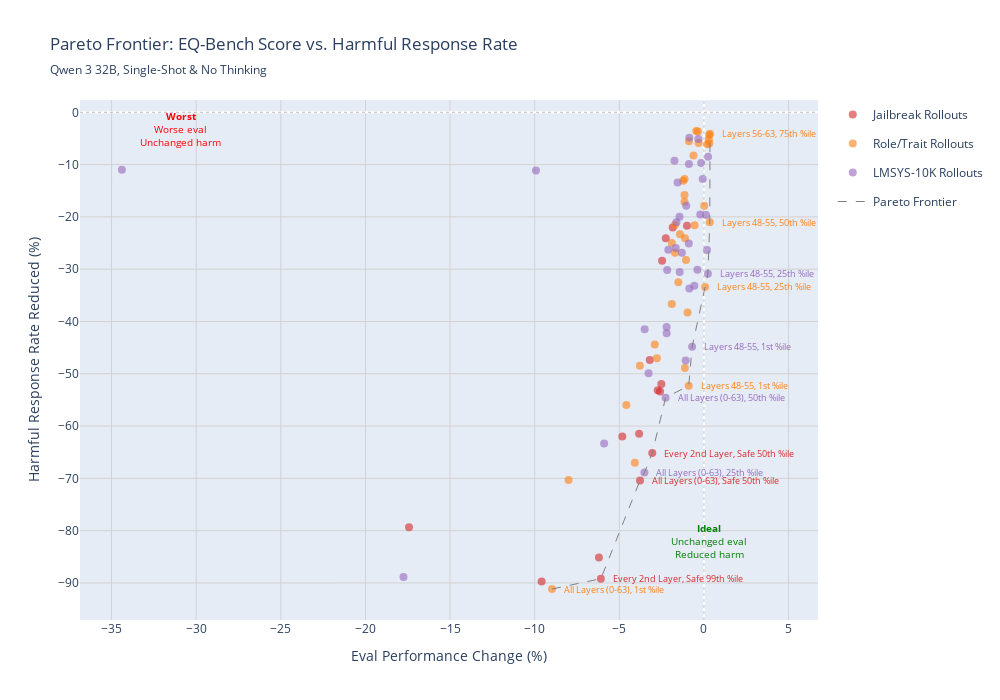

Notebook cell for this chart:
### Code cell
# Plot EQ-Bench Pareto frontier
if len(df_eq_pareto) > 0:
    fig_eq = plot_pareto_frontier(
        df_eq_pareto,
        'eq_bench',
        EVAL_METRICS['eq_bench']['display_name'],
        subtitle=subtitle
    )
    fig_eq.show()
    fig_eq.write_html(f"{out_dir}/eq_bench.html")
else:
    print("No data available for EQ-Bench Pareto plot")

### Figure 1 — Plotly figure (JSON) as saved in the notebook; plotly's stock layout.template omitted (floating-point values rounded to 4 significant figures)
{"data": [{"customdata": [["Layers 32-63, Harm 99th", "jailbreak", ""], ["Layers 32-63, Harm 75th", "jailbreak", ""], ["Layers 32-63, Safe 99th", "jailbreak", ""], ["Layers 32-63, Safe 50th", "jailbreak", ""], ["All Layers (0-63), Harm 99th", "jailbreak", ""], ["All Layers (0-63), Harm 75th", "jailbreak", ""], ["All Layers (0-63), Safe 99th", "jailbreak", ""], ["All Layers (0-63), Safe 50th", "jailbreak", "<b>PARETO OPTIMAL</b>"], ["Every 2nd Layer, Harm 75th", "jailbreak", ""], ["Every 2nd Layer, Harm 99th", "jailbreak", ""], ["Every 2nd Layer, Safe 50th", "jailbreak", "<b>PARETO OPTIMAL</b>"], ["Every 2nd Layer, Safe 99th", "jailbreak", "<b>PARETO OPTIMAL</b>"], ["Every 4th Layer, Harm 75th", "jailbreak", ""], ["Every 4th Layer, Harm 99th", "jailbreak", ""], ["Every 4th Layer, Safe 99th", "jailbreak", ""], ["Every 4th Layer, Safe 50th", "jailbreak", ""]], "hovertemplate": "<b>%{customdata[0]}</b><br>Config: %{customdata[1]}<br>Eval Change: %{x:.1f}%<br>Harm Change: %{y:.1f}%<br>%{customdata[2]}<extra></extra>", "legendgroup": "jailbreak", "marker": {"color": "#d62728", "opacity": 0.6, "size": 8}, "mode": "markers", "name": "Jailbreak Rollouts", "showlegend": true, "type": "scatter", "x": [-3.203, -2.257, -17.43, -4.822, -2.733, -2.474, -9.591, -3.778, -1.846, -2.593, -3.056, -6.091, -1.003, -2.516, -6.206, -3.831], "y": [-47.37, -24.11, -79.36, -62.0, -53.15, -28.36, -89.74, -70.41, -22.03, -53.37, -65.17, -89.19, -21.7, -51.95, -85.15, -61.45]}, {"customdata": [["Layers 56-63, 75th", "role_trait", "<b>PARETO OPTIMAL</b>"], ["Layers 56-63, 50th", "role_trait", ""], ["Layers 56-63, 25th", "role_trait", ""], ["Layers 56-63, 1st", "role_trait", ""], ["Layers 48-55, 75th", "role_trait", ""], ["Layers 48-55, 50th", "role_trait", "<b>PARETO OPTIMAL</b>"], ["Layers 48-55, 25th", "role_trait", "<b>PARETO OPTIMAL</b>"], ["Layers 48-55, 1st", "role_trait", "<b>PARETO OPTIMAL</b>"], ["Layers 40-47, 75th", "role_trait", ""], ["Layers 40-47, 50th", "role_trait", ""], ["Layers 40-47, 25th", "role_trait", ""], ["Layers 40-47, 1st", "role_trait", ""], ["Layers 32-39, 75th", "role_trait", ""], ["Layers 32-39, 50th", "role_trait", ""], ["Layers 32-39, 25th", "role_trait", ""], ["Layers 32-39, 1st", "role_trait", ""], ["Layers 24-31, 75th", "role_trait", ""], ["Layers 24-31, 50th", "role_trait", ""], ["Layers 24-31, 25th", "role_trait", ""], ["Layers 24-31, 1st", "role_trait", ""], ["All Layers (0-63), 25th", "role_trait", ""], ["All Layers (0-63), 1st", "role_trait", "<b>PARETO OPTIMAL</b>"], ["All Layers (0-63), 50th", "role_trait", ""], ["All Layers (0-63), 75th", "role_trait", ""], ["Layers 0-15, 1st", "role_trait", ""], ["Layers 0-15, 25th", "role_trait", ""], ["Layers 0-15, 50th", "role_trait", ""], ["Layers 0-15, 75th", "role_trait", ""], ["Layers 16-23, 1st", "role_trait", ""], ["Layers 16-23, 25th", "role_trait", ""], ["Layers 16-23, 50th", "role_trait", ""], ["Layers 16-23, 75th", "role_trait", ""], ["Layers 8-15, 1st", "role_trait", ""], ["Layers 8-15, 25th", "role_trait", ""], ["Layers 8-15, 50th", "role_trait", ""], ["Layers 8-15, 75th", "role_trait", ""]], "hovertemplate": "<b>%{customdata[0]}</b><br>Config: %{customdata[1]}<br>Eval Change: %{x:.1f}%<br>Harm Change: %{y:.1f}%<br>%{customdata[2]}<extra></extra>", "legendgroup": "role_trait", "marker": {"color": "#ff7f0e", "opacity": 0.6, "size": 8}, "mode": "markers", "name": "Role/Trait Rollouts", "showlegend": true, "type": "scatter", "x": [0.3571, 0.2914, 0.3104, 0.3175, 0.1907, 0.3453, 0.06843, -0.8974, -0.5529, -0.968, -3.784, -8.0, -1.148, -1.711, -1.899, -4.583, -1.15, -1.118, -1.515, -2.907, -4.083, -8.975, -2.78, -1.709, -1.899, -1.227, -0.6187, -0.3557, -1.126, -1.061, 0.01332, -0.3134, -1.415, -1.147, -0.8871, -0.4574], "y": [-4.122, -5.214, -4.341, -5.979, -6.088, -21.05, -33.39, -52.28, -21.59, -38.3, -48.46, -70.3, -17.12, -26.84, -36.66, -55.99, -15.81, -24.11, -32.51, -44.42, -67.02, -91.15, -47.04, -21.49, -24.98, -13.08, -8.272, -3.686, -48.89, -28.26, -17.88, -5.87, -23.34, -12.75, -5.542, -3.576]}, {"customdata": [["Layers 56-63, 75th", "lmsys_10000", ""], ["Layers 56-63, 50th", "lmsys_10000", ""], ["Layers 56-63, 25th", "lmsys_10000", ""], ["Layers 56-63, 1st", "lmsys_10000", ""], ["Layers 48-55, 75th", "lmsys_10000", ""], ["Layers 48-55, 50th", "lmsys_10000", ""], ["Layers 48-55, 25th", "lmsys_10000", "<b>PARETO OPTIMAL</b>"], ["Layers 48-55, 1st", "lmsys_10000", "<b>PARETO OPTIMAL</b>"], ["Layers 40-47, 75th", "lmsys_10000", ""], ["Layers 40-47, 50th", "lmsys_10000", ""], ["Layers 40-47, 25th", "lmsys_10000", ""], ["Layers 40-47, 1st", "lmsys_10000", ""], ["Layers 32-39, 75th", "lmsys_10000", ""], ["Layers 32-39, 50th", "lmsys_10000", ""], ["Layers 32-39, 25th", "lmsys_10000", ""], ["Layers 32-39, 1st", "lmsys_10000", ""], ["Layers 24-31, 75th", "lmsys_10000", ""], ["Layers 24-31, 50th", "lmsys_10000", ""], ["Layers 24-31, 25th", "lmsys_10000", ""], ["Layers 24-31, 1st", "lmsys_10000", ""], ["All Layers (0-63), 1st", "lmsys_10000", ""], ["All Layers (0-63), 25th", "lmsys_10000", "<b>PARETO OPTIMAL</b>"], ["All Layers (0-63), 50th", "lmsys_10000", "<b>PARETO OPTIMAL</b>"], ["All Layers (0-63), 75th", "lmsys_10000", ""], ["Layers 0-15, 1st", "lmsys_10000", ""], ["Layers 0-15, 25th", "lmsys_10000", ""], ["Layers 0-15, 50th", "lmsys_10000", ""], ["Layers 0-15, 75th", "lmsys_10000", ""], ["Layers 16-23, 1st", "lmsys_10000", ""], ["Layers 16-23, 25th", "lmsys_10000", ""], ["Layers 16-23, 50th", "lmsys_10000", ""], ["Layers 16-23, 75th", "lmsys_10000", ""], ["Layers 8-15, 1st", "lmsys_10000", ""], ["Layers 8-15, 25th", "lmsys_10000", ""], ["Layers 8-15, 50th", "lmsys_10000", ""], ["Layers 8-15, 75th", "lmsys_10000", ""]], "hovertemplate": "<b>%{customdata[0]}</b><br>Config: %{customdata[1]}<br>Eval Change: %{x:.1f}%<br>Harm Change: %{y:.1f}%<br>%{customdata[2]}<extra></extra>", "legendgroup": "lmsys_10000", "marker": {"color": "#9467bd", "opacity": 0.6, "size": 8}, "mode": "markers", "name": "LMSYS-10K Rollouts", "showlegend": true, "type": "scatter", "x": [0.2431, -1.743, -9.924, -34.39, 0.1204, 0.1802, 0.2343, -0.6994, -0.3864, -0.8631, -2.203, -5.899, -1.626, -1.666, -2.172, -3.273, -1.445, -0.8939, -1.435, -3.503, -17.75, -3.517, -2.265, -2.208, -2.107, -1.558, -0.1649, -0.332, -1.078, -0.5663, -0.2171, -0.07167, -1.306, -1.046, -0.8863, -0.8658], "y": [-8.49, -9.281, -11.11, -11.0, -19.63, -26.33, -30.88, -44.85, -30.11, -33.72, -42.23, -63.31, -21.05, -25.96, -30.16, -49.88, -19.96, -25.09, -30.55, -41.47, -88.86, -68.88, -54.57, -41.03, -26.29, -13.4, -9.692, -5.105, -47.47, -33.17, -19.52, -12.75, -26.84, -17.88, -9.91, -4.887]}, {"hoverinfo": "skip", "line": {"color": "grey", "dash": "dash", "width": 1}, "mode": "lines", "name": "Pareto Frontier", "showlegend": true, "type": "scatter", "x": [-8.975, -6.091, -3.778, -3.517, -3.056, -2.265, -0.8974, -0.6994, 0.06843, 0.2343, 0.3453, 0.3571], "y": [-91.15, -89.19, -70.41, -68.88, -65.17, -54.57, -52.28, -44.85, -33.39, -30.88, -21.05, -4.122]}], "layout": {"annotations": [{"align": "left", "font": {"color": "#ff7f0e", "size": 9}, "showarrow": false, "text": "Layers 56-63, 75th %ile", "x": 0.3571, "xanchor": "left", "xshift": 10, "y": -4.122, "yanchor": "middle"}, {"align": "left", "font": {"color": "#ff7f0e", "size": 9}, "showarrow": false, "text": "Layers 48-55, 50th %ile", "x": 0.3453, "xanchor": "left", "xshift": 10, "y": -21.05, "yanchor": "middle"}, {"align": "left", "font": {"color": "#ff7f0e", "size": 9}, "showarrow": false, "text": "Layers 48-55, 25th %ile", "x": 0.06843, "xanchor": "left", "xshift": 10, "y": -33.39, "yanchor": "middle"}, {"align": "left", "font": {"color": "#ff7f0e", "size": 9}, "showarrow": false, "text": "Layers 48-55, 1st %ile", "x": -0.8974, "xanchor": "left", "xshift": 10, "y": -52.28, "yanchor": "middle"}, {"align": "left", "font": {"color": "#ff7f0e", "size": 9}, "showarrow": false, "text": "All Layers (0-63), 1st %ile", "x": -8.975, "xanchor": "left", "xshift": 10, "y": -91.15, "yanchor": "middle"}, {"align": "left", "font": {"color": "#d62728", "size": 9}, "showarrow": false, "text": "All Layers (0-63), Safe 50th %ile", "x": -3.778, "xanchor": "left", "xshift": 10, "y": -70.41, "yanchor": "middle"}, {"align": "left", "font": {"color": "#d62728", "size": 9}, "showarrow": false, "text": "Every 2nd Layer, Safe 50th %ile", "x": -3.056, "xanchor": "left", "xshift": 10, "y": -65.17, "yanchor": "middle"}, {"align": "left", "font": {"color": "#d62728", "size": 9}, "showarrow": false, "text": "Every 2nd Layer, Safe 99th %ile", "x": -6.091, "xanchor": "left", "xshift": 10, "y": -89.19, "yanchor": "middle"}, {"align": "left", "font": {"color": "#9467bd", "size": 9}, "showarrow": false, "text": "Layers 48-55, 25th %ile", "x": 0.2343, "xanchor": "left", "xshift": 10, "y": -30.88, "yanchor": "middle"}, {"align": "left", "font": {"color": "#9467bd", "size": 9}, "showarrow": false, "text": "Layers 48-55, 1st %ile", "x": -0.6994, "xanchor": "left", "xshift": 10, "y": -44.85, "yanchor": "middle"}, {"align": "left", "font": {"color": "#9467bd", "size": 9}, "showarrow": false, "text": "All Layers (0-63), 25th %ile", "x": -3.517, "xanchor": "left", "xshift": 10, "y": -68.88, "yanchor": "middle"}, {"align": "left", "font": {"color": "#9467bd", "size": 9}, "showarrow": false, "text": "All Layers (0-63), 50th %ile", "x": -2.265, "xanchor": "left", "xshift": 10, "y": -54.57, "yanchor": "middle"}, {"font": {"color": "green", "size": 10}, "showarrow": false, "text": "<b>Ideal</b><br>Unchanged eval<br>Reduced harm", "x": 0.3214, "y": -82.04}, {"font": {"color": "red", "size": 10}, "showarrow": false, "text": "<b>Worst</b><br>Worse eval<br>Unchanged harm", "x": -30.95, "y": -3.219}], "height": 700, "hovermode": "closest", "legend": {"orientation": "v", "x": 1.02, "xanchor": "left", "y": 1, "yanchor": "top"}, "shapes": [{"line": {"color": "gray", "dash": "dot", "width": 1}, "opacity": 0.5, "type": "line", "x0": 0, "x1": 1, "xref": "x domain", "y0": 0, "y1": 0, "yref": "y"}, {"line": {"color": "gray", "dash": "dot", "width": 1}, "opacity": 0.5, "type": "line", "x0": 0, "x1": 0, "xref": "x", "y0": 0, "y1": 1, "yref": "y domain"}], "title": {"subtitle": {"text": "Qwen 3 32B, Single-Shot & No Thinking"}, "text": "Pareto Frontier: EQ-Bench Score vs. Harmful Response Rate"}, "width": 1000, "xaxis": {"gridcolor": "lightgray", "showgrid": true, "title": {"text": "Eval Performance Change (%)"}, "zeroline": true}, "yaxis": {"gridcolor": "lightgray", "showgrid": true, "title": {"text": "Harmful Response Rate Reduced (%)"}, "zeroline": true}}}
